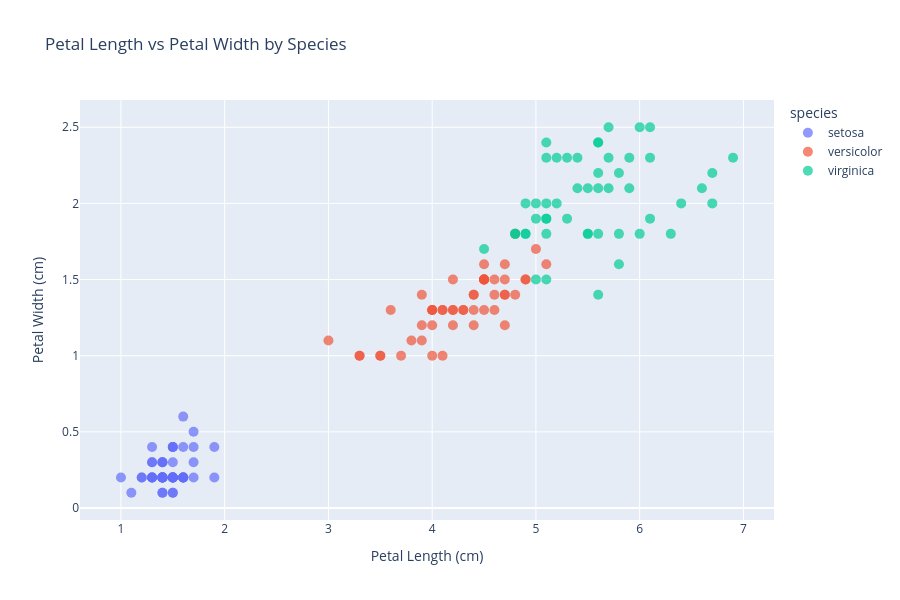

Here is the notebook cell this chart was saved with:
### Markdown cell above
### 4.5 — Comparing Different Feature Pairs

Let's explore other feature combinations.

### Code cell
# Petal Length vs Petal Width
fig = px.scatter(iris, x='petal_length', y='petal_width',
                 color='species',
                 title='Petal Length vs Petal Width by Species',
                 labels={'petal_length': 'Petal Length (cm)',
                         'petal_width': 'Petal Width (cm)'},
                 width=900, height=600)

fig.update_traces(marker=dict(size=10, opacity=0.7))
fig.show()

### Figure 1 — Plotly figure (JSON) as saved in the notebook; plotly's stock layout.template omitted (floating-point values rounded to 4 significant figures)
{"data": [{"hovertemplate": "species=setosa<br>Petal Length (cm)=%{x}<br>Petal Width (cm)=%{y}<extra></extra>", "legendgroup": "setosa", "marker": {"color": "#636efa", "opacity": 0.7, "size": 10, "symbol": "circle"}, "mode": "markers", "name": "setosa", "orientation": "v", "showlegend": true, "type": "scatter", "x": [1.4, 1.4, 1.3, 1.5, 1.4, 1.7, 1.4, 1.5, 1.4, 1.5, 1.5, 1.6, 1.4, 1.1, 1.2, 1.5, 1.3, 1.4, 1.7, 1.5, 1.7, 1.5, 1.0, 1.7, 1.9, 1.6, 1.6, 1.5, 1.4, 1.6, 1.6, 1.5, 1.5, 1.4, 1.5, 1.2, 1.3, 1.4, 1.3, 1.5, 1.3, 1.3, 1.3, 1.6, 1.9, 1.4, 1.6, 1.4, 1.5, 1.4], "xaxis": "x", "y": [0.2, 0.2, 0.2, 0.2, 0.2, 0.4, 0.3, 0.2, 0.2, 0.1, 0.2, 0.2, 0.1, 0.1, 0.2, 0.4, 0.4, 0.3, 0.3, 0.3, 0.2, 0.4, 0.2, 0.5, 0.2, 0.2, 0.4, 0.2, 0.2, 0.2, 0.2, 0.4, 0.1, 0.2, 0.2, 0.2, 0.2, 0.1, 0.2, 0.2, 0.3, 0.3, 0.2, 0.6, 0.4, 0.3, 0.2, 0.2, 0.2, 0.2], "yaxis": "y"}, {"hovertemplate": "species=versicolor<br>Petal Length (cm)=%{x}<br>Petal Width (cm)=%{y}<extra></extra>", "legendgroup": "versicolor", "marker": {"color": "#EF553B", "opacity": 0.7, "size": 10, "symbol": "circle"}, "mode": "markers", "name": "versicolor", "orientation": "v", "showlegend": true, "type": "scatter", "x": [4.7, 4.5, 4.9, 4.0, 4.6, 4.5, 4.7, 3.3, 4.6, 3.9, 3.5, 4.2, 4.0, 4.7, 3.6, 4.4, 4.5, 4.1, 4.5, 3.9, 4.8, 4.0, 4.9, 4.7, 4.3, 4.4, 4.8, 5.0, 4.5, 3.5, 3.8, 3.7, 3.9, 5.1, 4.5, 4.5, 4.7, 4.4, 4.1, 4.0, 4.4, 4.6, 4.0, 3.3, 4.2, 4.2, 4.2, 4.3, 3.0, 4.1], "xaxis": "x", "y": [1.4, 1.5, 1.5, 1.3, 1.5, 1.3, 1.6, 1.0, 1.3, 1.4, 1.0, 1.5, 1.0, 1.4, 1.3, 1.4, 1.5, 1.0, 1.5, 1.1, 1.8, 1.3, 1.5, 1.2, 1.3, 1.4, 1.4, 1.7, 1.5, 1.0, 1.1, 1.0, 1.2, 1.6, 1.5, 1.6, 1.5, 1.3, 1.3, 1.3, 1.2, 1.4, 1.2, 1.0, 1.3, 1.2, 1.3, 1.3, 1.1, 1.3], "yaxis": "y"}, {"hovertemplate": "species=virginica<br>Petal Length (cm)=%{x}<br>Petal Width (cm)=%{y}<extra></extra>", "legendgroup": "virginica", "marker": {"color": "#00cc96", "opacity": 0.7, "size": 10, "symbol": "circle"}, "mode": "markers", "name": "virginica", "orientation": "v", "showlegend": true, "type": "scatter", "x": [6.0, 5.1, 5.9, 5.6, 5.8, 6.6, 4.5, 6.3, 5.8, 6.1, 5.1, 5.3, 5.5, 5.0, 5.1, 5.3, 5.5, 6.7, 6.9, 5.0, 5.7, 4.9, 6.7, 4.9, 5.7, 6.0, 4.8, 4.9, 5.6, 5.8, 6.1, 6.4, 5.6, 5.1, 5.6, 6.1, 5.6, 5.5, 4.8, 5.4, 5.6, 5.1, 5.1, 5.9, 5.7, 5.2, 5.0, 5.2, 5.4, 5.1], "xaxis": "x", "y": [2.5, 1.9, 2.1, 1.8, 2.2, 2.1, 1.7, 1.8, 1.8, 2.5, 2.0, 1.9, 2.1, 2.0, 2.4, 2.3, 1.8, 2.2, 2.3, 1.5, 2.3, 2.0, 2.0, 1.8, 2.1, 1.8, 1.8, 1.8, 2.1, 1.6, 1.9, 2.0, 2.2, 1.5, 1.4, 2.3, 2.4, 1.8, 1.8, 2.1, 2.4, 2.3, 1.9, 2.3, 2.5, 2.3, 1.9, 2.0, 2.3, 1.8], "yaxis": "y"}], "layout": {"height": 600, "legend": {"title": {"text": "species"}, "tracegroupgap": 0}, "title": {"text": "Petal Length vs Petal Width by Species"}, "width": 900, "xaxis": {"anchor": "y", "domain": [0, 1], "title": {"text": "Petal Length (cm)"}}, "yaxis": {"anchor": "x", "domain": [0, 1], "title": {"text": "Petal Width (cm)"}}}}
